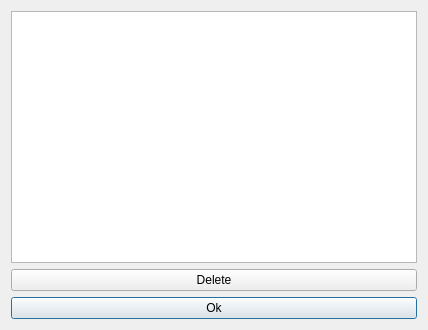
<?xml version="1.0" encoding="UTF-8"?>
<ui version="4.0">
 <class>SellingViewDataDialog</class>
 <widget class="QDialog" name="SellingViewDataDialog">
  <property name="geometry">
   <rect>
    <x>0</x>
    <y>0</y>
    <width>428</width>
    <height>330</height>
   </rect>
  </property>
  <property name="windowTitle">
   <string>View Data</string>
  </property>
  <layout class="QGridLayout" name="gridLayout">
   <item row="0" column="1">
    <widget class="QTableWidget" name="table_widget_view_data"/>
   </item>
   <item row="2" column="1">
    <widget class="QPushButton" name="btn_ok">
     <property name="text">
      <string>Ok</string>
     </property>
    </widget>
   </item>
   <item row="1" column="1">
    <widget class="QPushButton" name="btn_delete">
     <property name="text">
      <string>Delete</string>
     </property>
    </widget>
   </item>
  </layout>
 </widget>
 <resources/>
 <connections/>
</ui>
